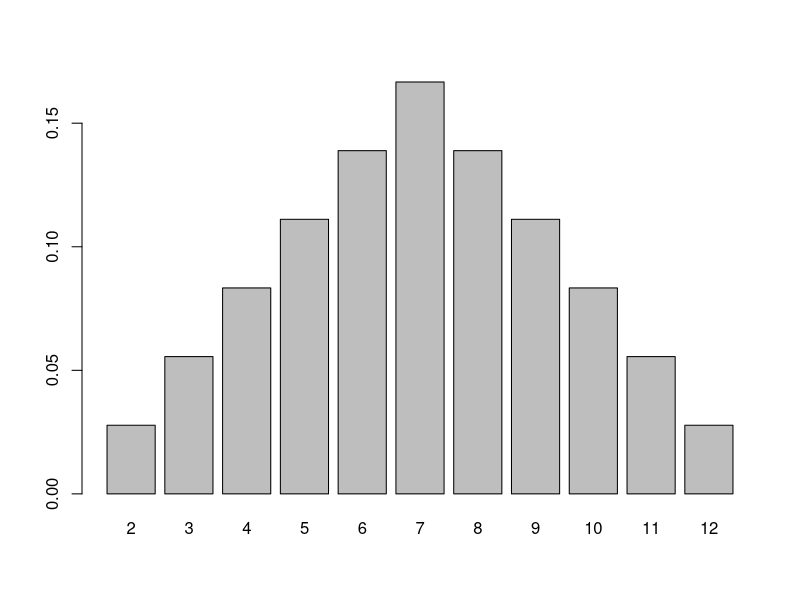

This figure's R source: (Note: this script raises an error after producing the figure.)
##--------------------------------------------
##
## Counting/Probability R code (lecture 2)
##
## Class: PCE Data Science Methods Class
##
## Contains examples of:
##
## -Counting, Probability
##
## -More on Distributions
##
##--------------------------------------------

library(MASS) # Contains the function 'fractions()', 

##-----Sandwich Count----
breads = c('white', 'wheat', 'italian', 'sevengrain')
meats = c('ham', 'turkey', 'chicken', 'pastrami', 'meatballs')
toppings = c('mustard', 'mayo', 'salt_pepper', 'oil_vinegar')

sandwiches = expand.grid(breads,
                         meats,
                         toppings)
nrow(sandwiches)
sandwiches


##-----Two Dice Example ------
twoDice = expand.grid(1:6,1:6)
twoDice

twoDice$sum = twoDice$Var1 + twoDice$Var2
twoDice$isdouble = twoDice$Var1 == twoDice$Var2 ## == is logical equals
twoDice

# Count different sums
sumCounts = table(twoDice$sum)
sumCounts

# Count doubles
doubles = sum(twoDice$isdouble)
doubles

# Probability of a double:
fractions(doubles/nrow(twoDice))

# Probabilities of sums:
sumProb = fractions(table(twoDice$sum)/nrow(twoDice)) # type ?fractions for detail
barplot(sumProb)


system.time(sapply(1:1000, function(x){
  five_cards = sample(1:nrow(deck),5)
  return(length(unique(deck$suits[five_cards]))==1)
}))
# 0.08 on my system for 1000, so 1 million would take ~ 1000*0.08 = 80 seconds,
#    but 100K would take 8 seconds.

# For better system times, use the package 'microbenchmark':
# Careful! this essentially does system.time(rep(1000, f() ))
library(microbenchmark)
microbenchmark(sapply(1:1, function(x){
  five_cards = sample(1:nrow(deck),5)
  return(length(unique(deck$suits[five_cards]))==1)
}))

